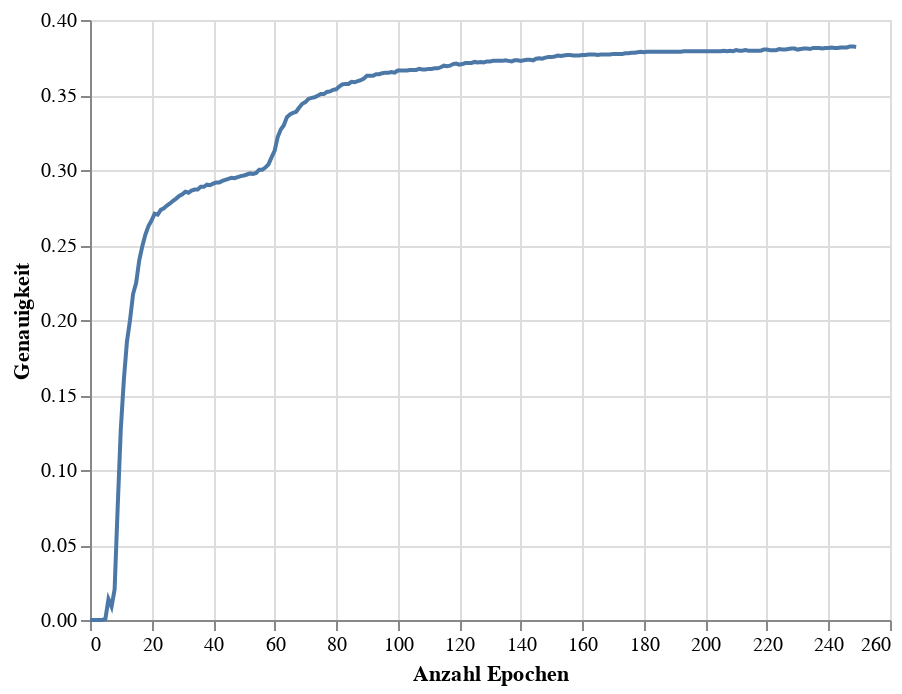

The notebook cell this image was saved under:
### Code cell
accuracy_chart = alt.Chart(accuracy_df).mark_line().encode(
    x=alt.X('Epoch',title = 'Anzahl Epochen'),
    y=alt.Y('Accuracy', title = 'Genauigkeit')
)
accuracy_chart

### Figure 1 — Vega-Lite specification as saved in the notebook (floating-point values rounded to 4 significant figures; data arrays with more than 128 entries replaced by an {"elided": "..."} marker saying what was removed)
{"config": {"view": {"continuousWidth": 400, "continuousHeight": 300}}, "data": {"name": "data-b2319c44364d48c4f14b0a87ab55d5c0"}, "mark": "line", "encoding": {"x": {"field": "Epoch", "title": "Anzahl Epochen", "type": "quantitative"}, "y": {"field": "Accuracy", "title": "Genauigkeit", "type": "quantitative"}}, "$schema": "https://vega.github.io/schema/vega-lite/v4.17.0.json", "datasets": {"data-b2319c44364d48c4f14b0a87ab55d5c0": {"elided": "250 records"}}}
